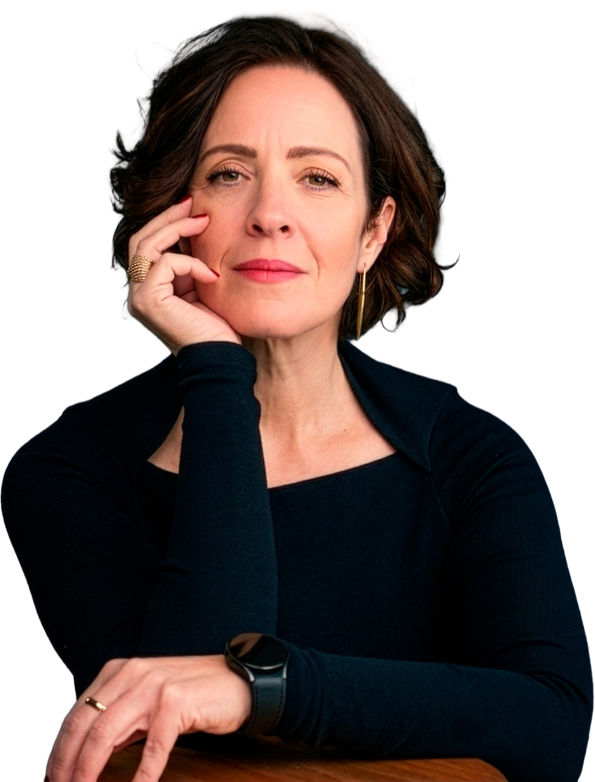
#> input picture assets/foto-manu-hero.webp, 1189 x 1563 px (shown at 1/2 size)
$ python compare.py ../assets/foto-manu-hero.webp '../assets/Group 5.png' '../assets/Group 5.png' 5
#> lines starting #> are read from the running program, lines starting #| are printed output that depends on the picture; after the words box and inside, x2 and y2 are one past the last pixel; in counts of white or black regions, pixels touching at a corner belong together
#!/usr/bin/env python3
"""
Compara duas capturas da mesma pagina (original x refatorada).

    python scripts/compare.py reference/base.png reference/novo.png reference/cmp 800

Faz duas coisas:

1. Gera fatias lado a lado em <saida>/fatia_NNN.png (original a esquerda,
   render a direita) para inspecao visual.
2. Imprime medicoes: diferenca de altura, % de pixels divergentes por fatia e
   as faixas de linhas onde a extensao horizontal do conteudo nao-branco
   diverge — e isso que denuncia deslocamento para esquerda/direita.
"""

import pathlib
import sys

import numpy as np
from PIL import Image

LIMIAR_BRANCO = 244  # acima disso trata como fundo
LIMIAR_PIXEL = 12  # diferenca por canal que conta como divergencia
TOLERANCIA_EXTENSAO = 2  # px de folga na extensao horizontal
SEPARADOR = 16  # px de faixa entre as duas colunas da fatia


def carrega(caminho: str) -> np.ndarray:
#> called with caminho = '../assets/foto-manu-hero.webp'
    p = pathlib.Path(caminho)
    if not p.exists():
        sys.exit(f"erro: nao encontrei {p}")
    return np.asarray(Image.open(p).convert("RGB"), dtype=np.int16)
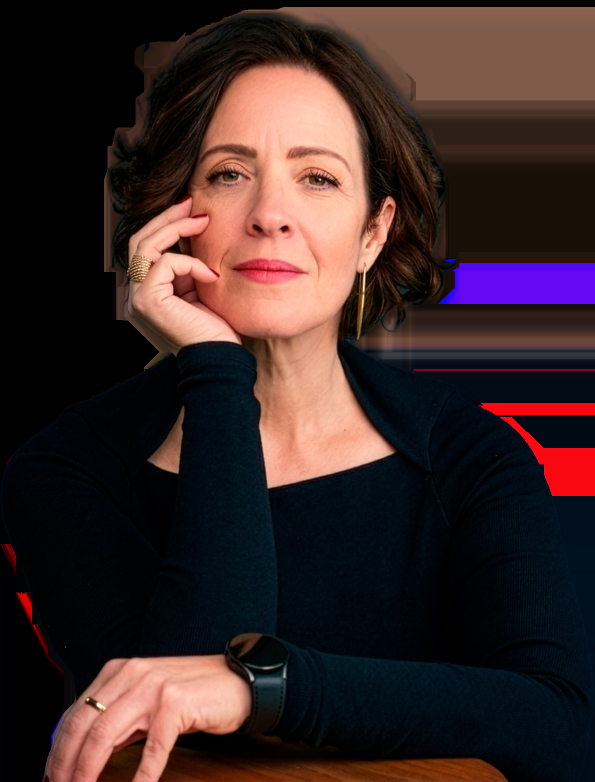
#> returned value: shape (1563, 1189, 3) int16 (shown at 1/2 size); mean of channels 0, 1, 2 57.7, 39.5, 39.1; drawn as R, G, B


def extensao_nao_branca(img: np.ndarray):
    """Para cada linha, devolve (primeira_coluna, ultima_coluna) nao-branca."""
    conteudo = (img < LIMIAR_BRANCO).any(axis=2)
    tem = conteudo.any(axis=1)
    primeira = np.where(tem, conteudo.argmax(axis=1), -1)
    ultima = np.where(tem, img.shape[1] - 1 - conteudo[:, ::-1].argmax(axis=1), -1)
    return primeira, ultima


def agrupa_faixas(linhas: np.ndarray, salto: int = 4):
    """Agrupa numeros de linha consecutivos em faixas (inicio, fim)."""
    if linhas.size == 0:
        return []
    faixas = []
    inicio = anterior = int(linhas[0])
    for n in linhas[1:]:
        n = int(n)
        if n - anterior > salto:
            faixas.append((inicio, anterior))
            inicio = n
        anterior = n
    faixas.append((inicio, anterior))
    return faixas


def main() -> None:
    if len(sys.argv) < 4:
        sys.exit("uso: compare.py <original.png> <render.png> <dir_saida> [altura_fatia=800]")

    a_path, b_path, saida = sys.argv[1], sys.argv[2], sys.argv[3]
    altura_fatia = int(sys.argv[4]) if len(sys.argv) > 4 else 800

    a, b = carrega(a_path), carrega(b_path)
#> call 2 of carrega, with caminho = '../assets/Group 5.png'
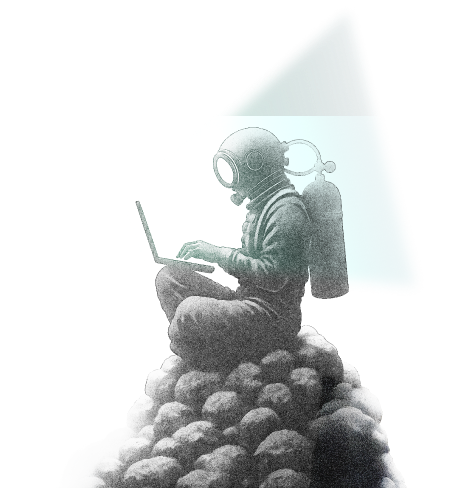
#> input picture assets/Group 5.png, 458 x 488 px
#> in carrega (call 2), `return np.asarray(Image.open(p).convert("RGB"), dtype=np.int16)`:
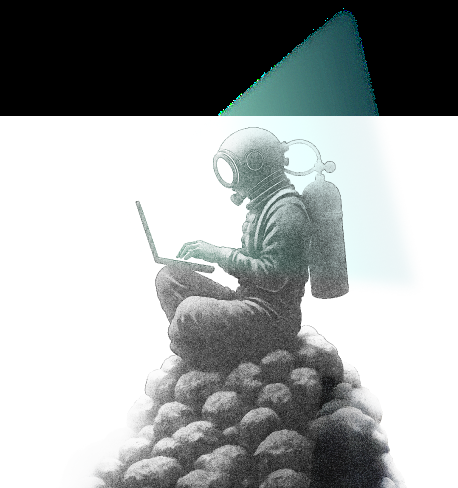
#> returned value: shape (488, 458, 3) int16; mean of channels 0, 1, 2 159.3, 163.4, 163.3; drawn as R, G, B
    dir_saida = pathlib.Path(saida)
    dir_saida.mkdir(parents=True, exist_ok=True)

    print(f"original : {a.shape[1]}x{a.shape[0]}  {a_path}")
#| original : 1189x1563  ../assets/foto-manu-hero.webp
    print(f"render   : {b.shape[1]}x{b.shape[0]}  {b_path}")
#| render   : 458x488  ../assets/Group 5.png

    if a.shape[1] != b.shape[1]:
        print(f"\n!! larguras diferentes ({a.shape[1]} vs {b.shape[1]}) — capture as duas na mesma largura")
#| !! larguras diferentes (1189 vs 458) — capture as duas na mesma largura

    delta_altura = b.shape[0] - a.shape[0]
#> delta_altura = -1075
    if delta_altura:
        print(f"\n!! ALTURA: render esta {abs(delta_altura)}px "
              f"{'MAIOR' if delta_altura > 0 else 'MENOR'} que o original")
#| !! ALTURA: render esta 1075px MENOR que o original
    else:
        print("\nALTURA: identica")

    altura = min(a.shape[0], b.shape[0])
#> altura = 488
    largura = min(a.shape[1], b.shape[1])
#> largura = 458
    ac, bc = a[:altura, :largura], b[:altura, :largura]
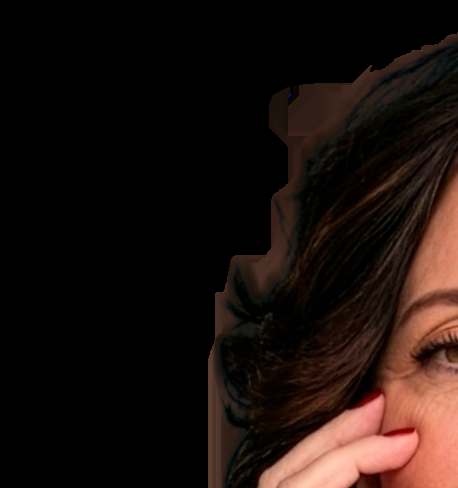
#> ac: shape (488, 458, 3) int16; mean R, G, B 29, 17.7, 13.8

    # --- divergencia por fatia -------------------------------------------
    difere = (np.abs(ac - bc) > LIMIAR_PIXEL).any(axis=2)
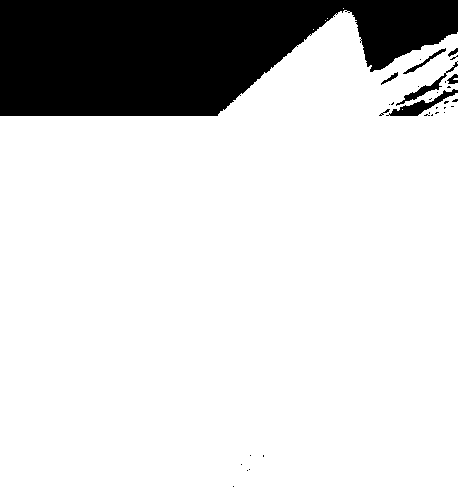
#> difere: shape (488, 458) bool; 82.3% white; 33 black regions (25 under 20 px), largest, box (x1, y1, x2, y2) and area: (0, 0, 458, 116) 38302, (386, 89, 458, 116) 527, (396, 61, 458, 106) 335
    total = 100.0 * difere.mean()
#> total = 82.29
    print(f"pixels divergentes (area comum): {total:.2f}%\n")
#| pixels divergentes (area comum): 82.29%

    print("fatia  linhas            divergencia")
    for i, topo in enumerate(range(0, altura, altura_fatia)):
        base = min(topo + altura_fatia, altura)
        pct = 100.0 * difere[topo:base].mean()
        marca = "   <<<" if pct > 1.0 else ""
        print(f"{i:>4}   {topo:>6}-{base:<10} {pct:>6.2f}%{marca}")
#> this loop made 98 passes
#> (pct, marca) on passes 1 to 12: (0, ''), (0.0437, ''), (2.27, '   <<<'), (4.85, '   <<<'), (6.64, '   <<<'), (8.3, '   <<<'), (10.17, '   <<<'), (14.24, '   <<<'), (17.16, '   <<<'), (22.27, '   <<<'), (24.1, '   <<<'), (28.95, '   <<<')
#|    0        0-5            0.00%
#|    1        5-10           0.04%
#|    2       10-15           2.27%   <<<
#|    3       15-20           4.85%   <<<
#|    4       20-25           6.64%   <<<
#|    5       25-30           8.30%   <<<
#|    6       30-35          10.17%   <<<
#|    7       35-40          14.24%   <<<
#> (further printed lines are left out)

    # --- deslocamento horizontal -----------------------------------------
    a_ini, a_fim = extensao_nao_branca(ac)
#> in extensao_nao_branca, `conteudo = (img < LIMIAR_BRANCO).any(axis=2)`: conteudo: shape (488, 458) bool; every value is 1
#> in extensao_nao_branca, `primeira = np.where(tem, conteudo.argmax(axis=1), -1)`: primeira = 488 values from 0 to 0
#> in extensao_nao_branca, `ultima = np.where(tem, img.shape[1] - 1 - conteudo[:, ::-1].argmax(axi..`: ultima = 488 values from 457 to 457
#> a_ini = 488 values from 0 to 0; a_fim = 488 values from 457 to 457
    b_ini, b_fim = extensao_nao_branca(bc)
#> in extensao_nao_branca (call 2), `conteudo = (img < LIMIAR_BRANCO).any(axis=2)`:
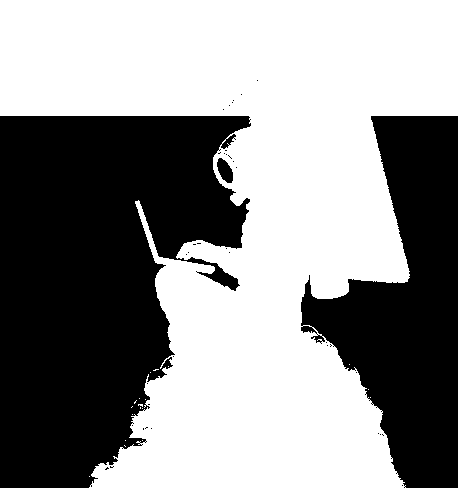
#> conteudo: shape (488, 458) bool; 56% white; 39 black regions (36 under 20 px), largest, box (x1, y1, x2, y2) and area: (0, 116, 251, 488) 66047, (301, 116, 458, 488) 31986, (217, 158, 233, 183) 261
#> in extensao_nao_branca (call 2), `primeira = np.where(tem, conteudo.argmax(axis=1), -1)`: primeira = 488 values, max 251 at index 124, min 0 at index 0, mean 123.9
#> in extensao_nao_branca (call 2), `ultima = np.where(tem, img.shape[1] - 1 - conteudo[:, ::-1].argmax(axi..`: ultima = 488 values, max 457 at index 0, min 300 at index 302, mean 392.3
#> b_ini has the same summary as primeira in extensao_nao_branca; b_fim has the same summary as ultima in extensao_nao_branca

    ambas = (a_ini >= 0) & (b_ini >= 0)
    desloca_esq = ambas & (np.abs(a_ini - b_ini) > TOLERANCIA_EXTENSAO)
    desloca_dir = ambas & (np.abs(a_fim - b_fim) > TOLERANCIA_EXTENSAO)

    for nome, mascara, orig, novo in (
        ("BORDA ESQUERDA", desloca_esq, a_ini, b_ini),
        ("BORDA DIREITA", desloca_dir, a_fim, b_fim),
    ):
        faixas = agrupa_faixas(np.where(mascara)[0])
        if not faixas:
            print(f"\n{nome}: alinhada em toda a pagina")
            continue
        print(f"\n{nome}: {len(faixas)} faixa(s) divergente(s)")
        for ini, fim in faixas[:25]:
            d = int(np.median(novo[ini:fim + 1] - orig[ini:fim + 1]))
            print(f"  linhas {ini:>6}-{fim:<6} desvio mediano {d:+d}px")
        if len(faixas) > 25:
            print(f"  … e mais {len(faixas) - 25} faixa(s)")
#> this loop made 2 passes
#> (nome, faixas) on passes 1 to 2: ('BORDA ESQUERDA', [(116, 487)]), ('BORDA DIREITA', [(116, 487)])
#| BORDA ESQUERDA: 1 faixa(s) divergente(s)
#|   linhas    116-487    desvio mediano +155px
#| BORDA DIREITA: 1 faixa(s) divergente(s)
#|   linhas    116-487    desvio mediano -76px

    # --- fatias lado a lado ----------------------------------------------
    for arquivo in dir_saida.glob("fatia_*.png"):
        arquivo.unlink()

    for i, topo in enumerate(range(0, altura, altura_fatia)):
        base = min(topo + altura_fatia, altura)
        h = base - topo
        tela = Image.new("RGB", (largura * 2 + SEPARADOR, h), (255, 0, 255))
        tela.paste(Image.fromarray(ac[topo:base].astype(np.uint8)), (0, 0))
        tela.paste(Image.fromarray(bc[topo:base].astype(np.uint8)), (largura + SEPARADOR, 0))
        tela.save(dir_saida / f"fatia_{i:03d}.png")

    print(f"\nfatias em {dir_saida}/ (esquerda = original, direita = render)")


if __name__ == "__main__":
    main()
